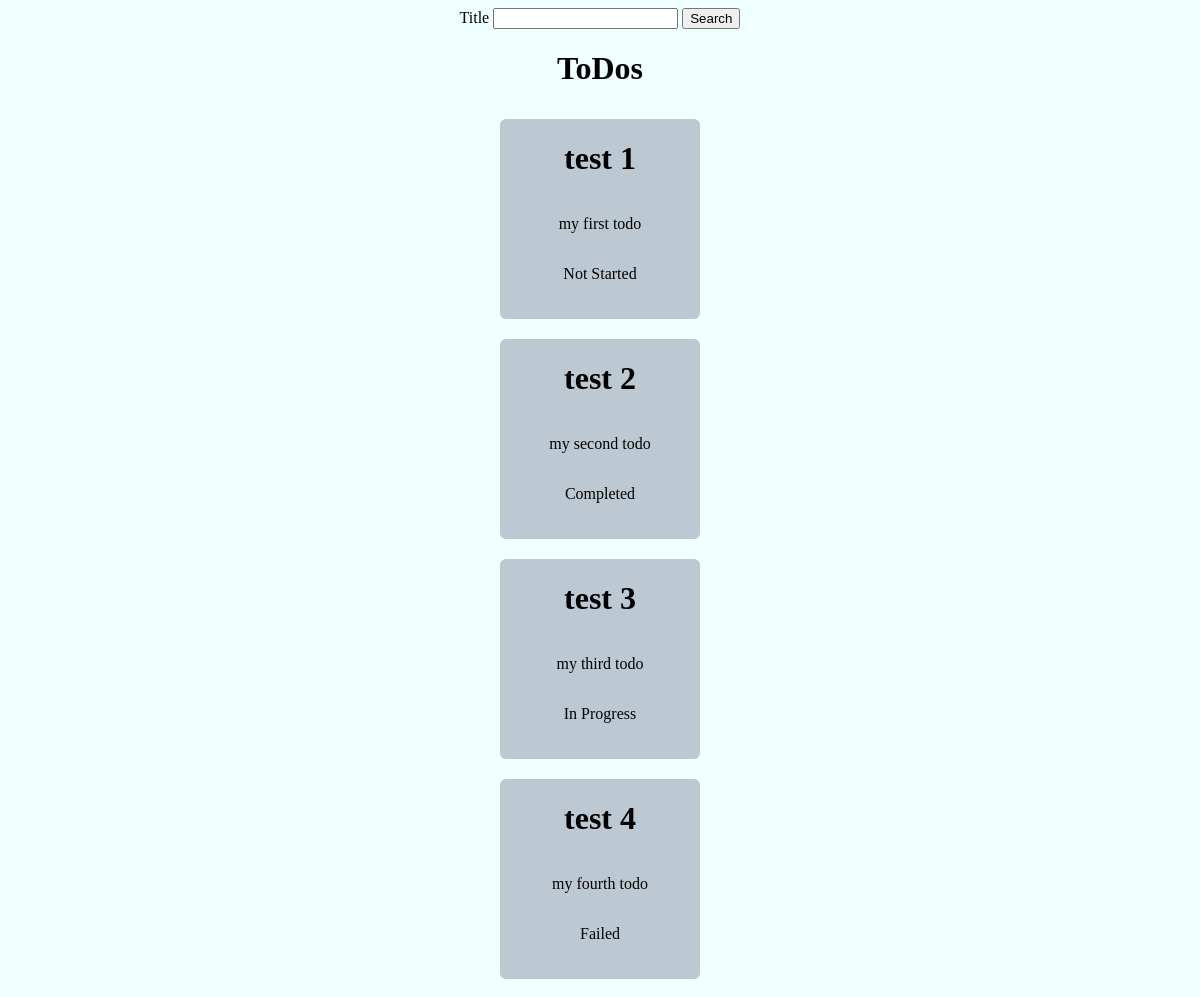
The page / on the database its author committed.
### app/models.py (models this page shows)
class Todo(models.Model):
    class Status(models.TextChoices):
        COMPLETED = 'CP'
        IN_PROGRESS = 'IP'
        NOT_STARTED = 'NS'
        FAILED = 'FA'
    title = models.CharField(max_length=100)
    description = models.TextField(max_length=1000)
    status = models.CharField(max_length=2,choices = Status.choices)

### app/views.py (the view)
# urls.py: path('', list_todo, name='home'),
def list_todo(request):
    tasks = Todo.objects.all()
    if request.method == 'POST':
        tasks = Todo.objects.filter(title = request.POST['title'])
        if request.POST['title'] == '':
            tasks = Todo.objects.all()
    return render(request, 'home.html', {'tasks': tasks})

### templates/home.html (shortened to what this page needs)
<!DOCTYPE html>
<html lang="en">
<head>
</head>
<body>
    <form method="post">
        <label for="title">Title</label>
        <input type="text" name="title">
        <button type="submit"> Search </button>
    </form>
    <h1>ToDos</h1>
    {% for task in tasks %}
    <div class="cont">
        <h1>{{task.title}}</h1>
        <p>{{task.description}}</p>
        <p>{{ task.get_status_display }}</p>
    </div>
    {% endfor %}
</body>
</html>

### templates/home.html (style rules this page uses)
body { display: flex; flex-direction: column; align-items: center; background-color: azure; }
.cont { background-color: rgb(189, 201, 210); border-radius: 6px; height: 200px; width: 200px; display: flex; align-items: center; flex-direction: column; margin: 10px; }

### rows shown on the page
Todo: title "test 1", description "my first todo", status "Not Started"
Todo: title "test 2", description "my second todo", status "Completed"
Todo: title "test 3", description "my third todo", status "In Progress"
Todo: title "test 4", description "my fourth todo", status "Failed"
